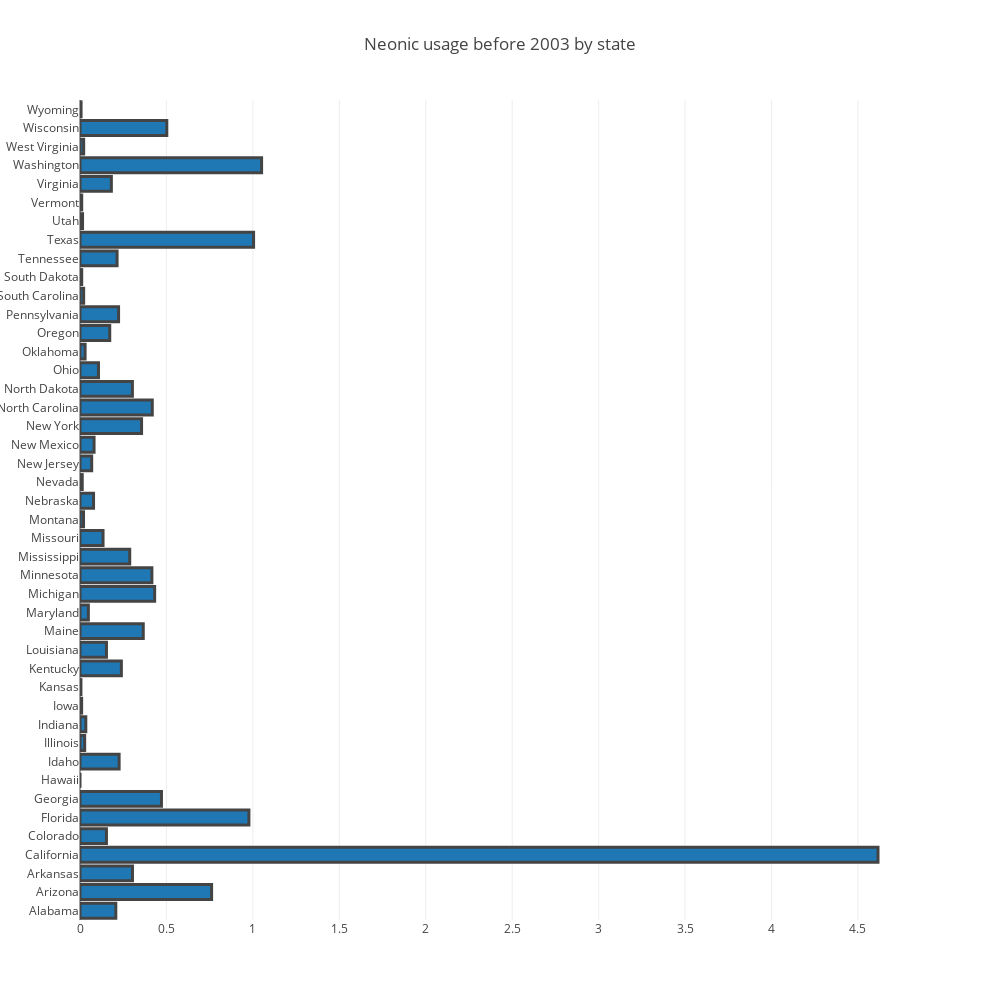

Notebook source saved alongside this figure:
### Code cell
df_summed = df_pre_2003.groupby(['StateName']) ['nAllNeonic'].sum().reset_index()
trace1 = go.Bar(
    y=df_summed.StateName,
    x=df_summed.nAllNeonic,
    name='SF Zoo',
    orientation = 'h',
    marker = dict(
        line = dict(
            #color = 'rgb(51, 204, 255)',
            colorscale = [[0, 'rgb(166,206,227)'], [0.25, 'rgb(31,120,180)'], [0.45, 'rgb(178,223,138)'], 
                      [0.65, 'rgb(51,160,44)'], [0.85, 'rgb(251,154,153)'], [1, 'rgb(227,26,28)']],
            width = 3)
    )
)
data = [trace1]
layout = go.Layout(
    title='Neonic usage before 2003 by state',
    barmode='stack',
    autosize=False,
    width=1000,
    height=1000
)

fig = go.Figure(data=data, layout=layout)
iplot(fig, filename='marker-h-bar')

### Figure 1 — Plotly figure (JSON) as saved in the notebook; plotly's stock layout.template omitted (floating-point values rounded to 4 significant figures)
{"data": [{"marker": {"line": {"colorscale": [[0, "rgb(166,206,227)"], [0.25, "rgb(31,120,180)"], [0.45, "rgb(178,223,138)"], [0.65, "rgb(51,160,44)"], [0.85, "rgb(251,154,153)"], [1, "rgb(227,26,28)"]], "width": 3}}, "name": "SF Zoo", "orientation": "h", "type": "bar", "uid": "0f58dd2c-e53e-11e8-aa76-d05099a30b15", "x": [0.2071, 0.7612, 0.3036, 4.616, 0.153, 0.977, 0.4712, 0, 0.2262, 0.027, 0.03354, 0.009428, 0.005413, 0.2393, 0.1531, 0.3658, 0.04834, 0.4319, 0.4158, 0.2876, 0.1333, 0.02037, 0.07832, 0.01291, 0.06763, 0.0813, 0.3562, 0.4181, 0.3031, 0.1069, 0.02943, 0.172, 0.2231, 0.02119, 0.009897, 0.2145, 1.004, 0.01472, 0.009875, 0.1814, 1.05, 0.02123, 0.5021, 0.006148], "y": ["Alabama", "Arizona", "Arkansas", "California", "Colorado", "Florida", "Georgia", "Hawaii", "Idaho", "Illinois", "Indiana", "Iowa", "Kansas", "Kentucky", "Louisiana", "Maine", "Maryland", "Michigan", "Minnesota", "Mississippi", "Missouri", "Montana", "Nebraska", "Nevada", "New Jersey", "New Mexico", "New York", "North Carolina", "North Dakota", "Ohio", "Oklahoma", "Oregon", "Pennsylvania", "South Carolina", "South Dakota", "Tennessee", "Texas", "Utah", "Vermont", "Virginia", "Washington", "West Virginia", "Wisconsin", "Wyoming"]}], "layout": {"autosize": false, "barmode": "stack", "height": 1000, "title": "Neonic usage before 2003 by state", "width": 1000}}
